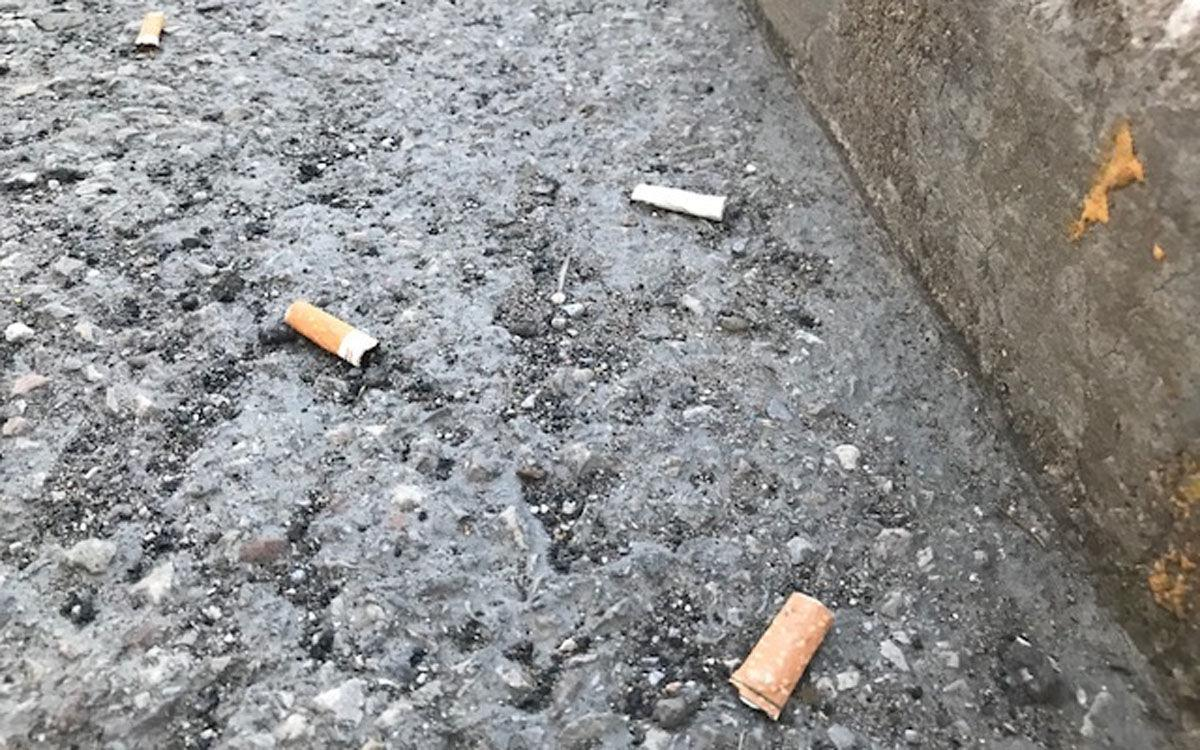
#> input picture cigarette2.jpg, 1200 x 750 px
$ python -i cigarette-CV.py   (imports and definitions only)   (older library calls are emulated)
#> lines starting #> are read from the running program, lines starting #| are printed output that depends on the picture; after the words box and inside, x2 and y2 are one past the last pixel; in counts of white or black regions, pixels touching at a corner belong together
#> further down, picture is the input picture: shape (750, 1200, 3); mean B, G, R 142.3, 142.7, 143
import numpy as np
import cv2
import matplotlib.pyplot as plt
import os
# fileName = ['9','8','7','6','5','4','3','2','1','0']

# [1 line not run here, left out]

def try_YCrCb(image):

    img = cv2.cvtColor(image, cv2.COLOR_BGR2RGB)
    img = cv2.cvtColor(img, cv2.COLOR_RGB2YCrCb)
#> img: shape (750, 1200, 3); mean of channels 0, 1, 2 142.7, 128.2, 127.7

    plt.imshow(img[:,:,0],cmap = 'gray')
    plt.imshow(img[:,:,1],cmap = 'gray')
    plt.imshow(img[:,:,2],cmap = 'gray')

    ret,thresh1 = cv2.threshold(img[:,:,1],150,255,cv2.THRESH_BINARY)
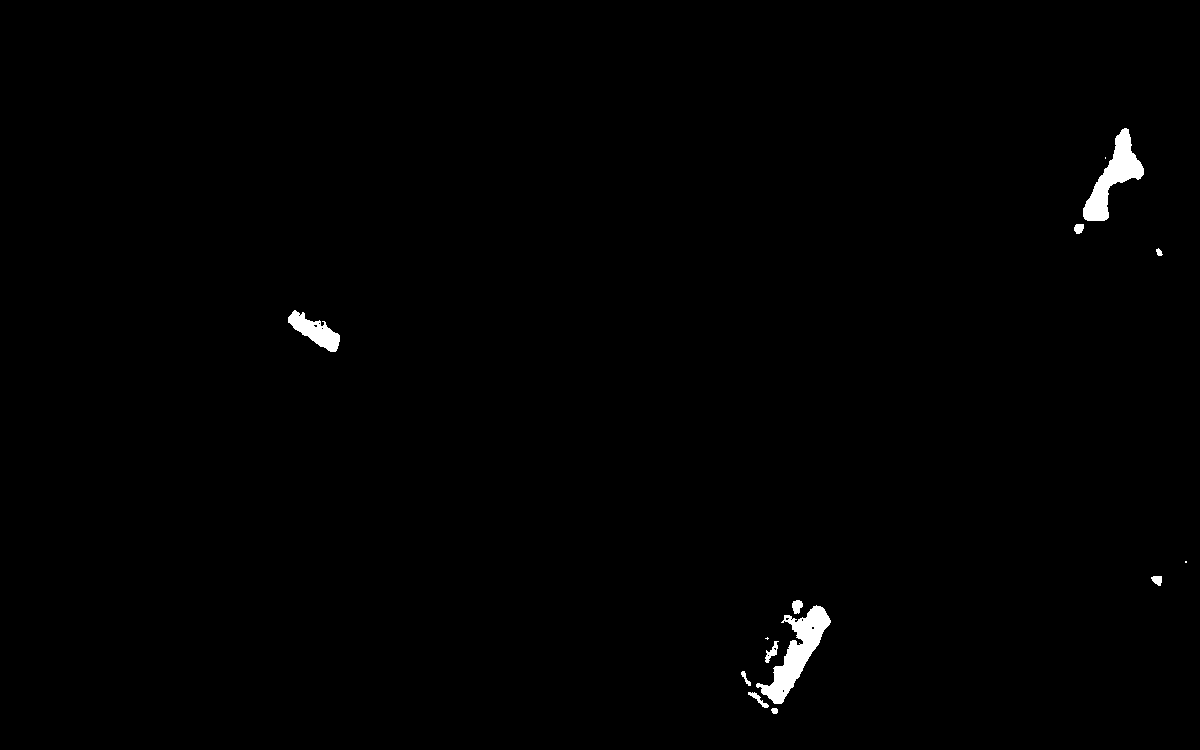
#> thresh1: shape (750, 1200); 0.7% white; 14 white regions (3 under 20 px), largest, box (x1, y1, x2, y2) and area: (756, 605, 831, 704) 2516, (1083, 128, 1144, 221) 2110, (288, 310, 340, 352) 991
    blur = cv2.medianBlur(thresh1,5)
#> blur: shape (750, 1200); 0.69% white; 11 white regions, largest, box (x1, y1, x2, y2) and area: (756, 606, 831, 704) 2516, (1083, 128, 1144, 221) 2103, (288, 311, 340, 352) 992
    plt.imshow(blur, cmap = 'gray')

    kernel = np.ones((3,3),np.uint8)
    erosion = cv2.erode(blur,kernel,iterations = 2)
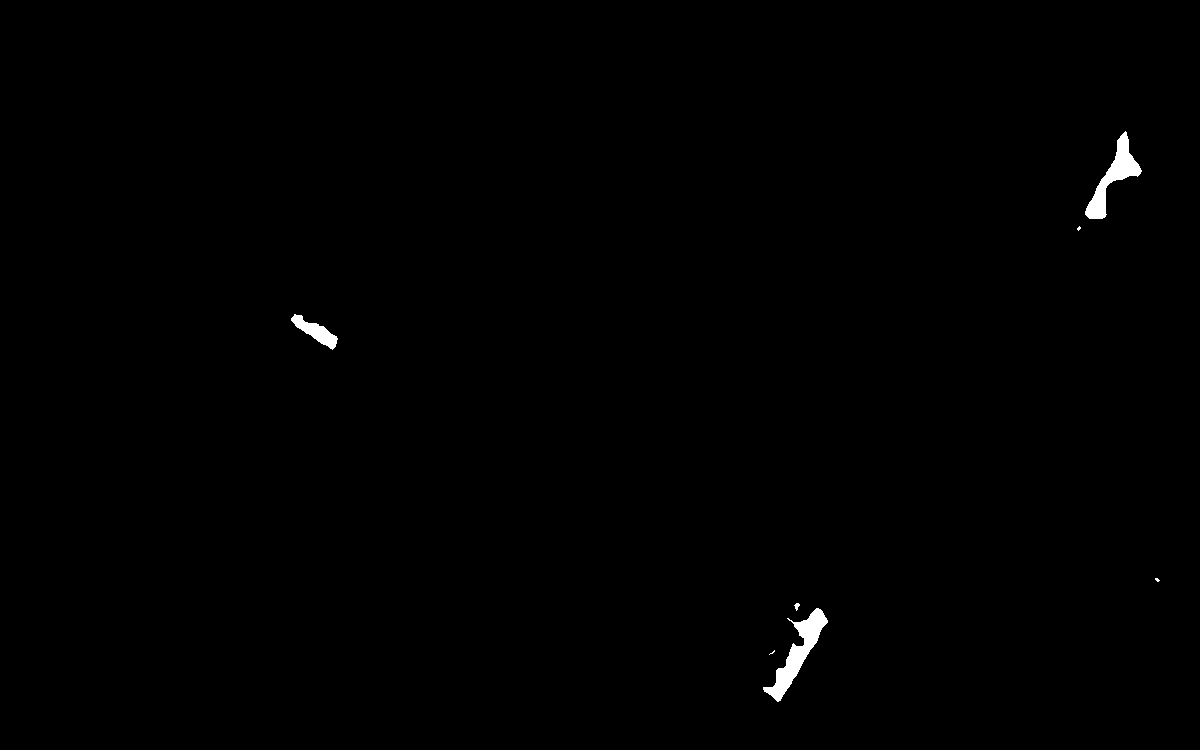
#> erosion: shape (750, 1200); 0.44% white; 7 white regions (3 under 20 px), largest, box (x1, y1, x2, y2) and area: (763, 608, 828, 702) 1733, (1085, 131, 1142, 219) 1493, (291, 314, 338, 350) 634, (794, 603, 800, 611) 27
    kernel = np.ones((4,4),np.uint8)
    dilation = cv2.dilate(erosion,kernel,iterations = 2)
#> dilation: shape (750, 1200); 0.77% white; 7 white regions, largest, box (x1, y1, x2, y2) and area: (761, 606, 832, 706) 2867, (1083, 129, 1146, 223) 2411, (289, 312, 342, 354) 1168

    plt.imshow(dilation, cmap = 'gray')

    index = 0
    while os.path.exists('output-dilation-img-{}.jpg'.format(index)):
        index +=1
    cv2.imwrite('output-dilation-img-{}.jpg'.format(index), dilation)

    edged = cv2.Canny(dilation, 30, 200)
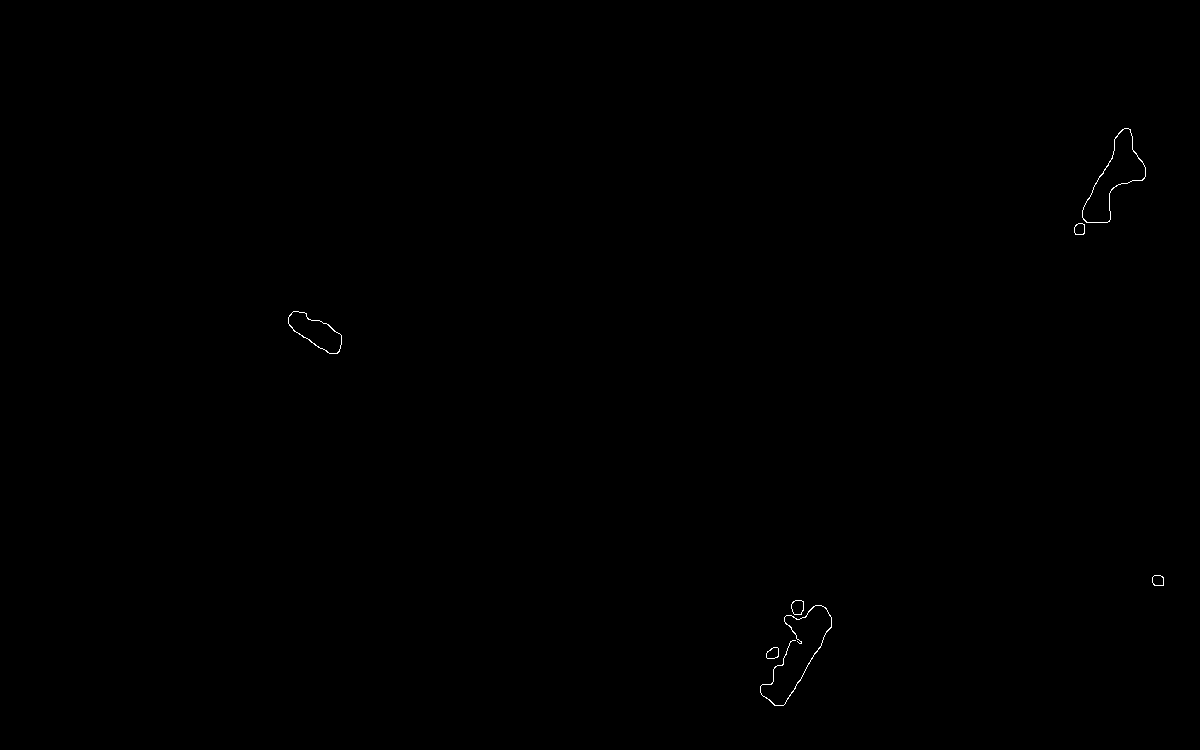
#> edged: shape (750, 1200); 0.1% white in thin lines or dots, all inside (x1, y1, x2, y2) = (288, 128, 1164, 706)

    _, contours, hierarchy = cv2.findContours(edged, cv2.RETR_TREE, cv2.CHAIN_APPROX_SIMPLE)
#> contours = 13 contours; largest, box (x1, y1, x2, y2) and area: (1082, 128, 1146, 223) 2404, (1082, 128, 1146, 223) 2368, (288, 311, 342, 354) 1184, (288, 311, 342, 354) 1155, (791, 600, 804, 615) 146

    cv2.drawContours(image, contours, -1, (0,255,0), 3)
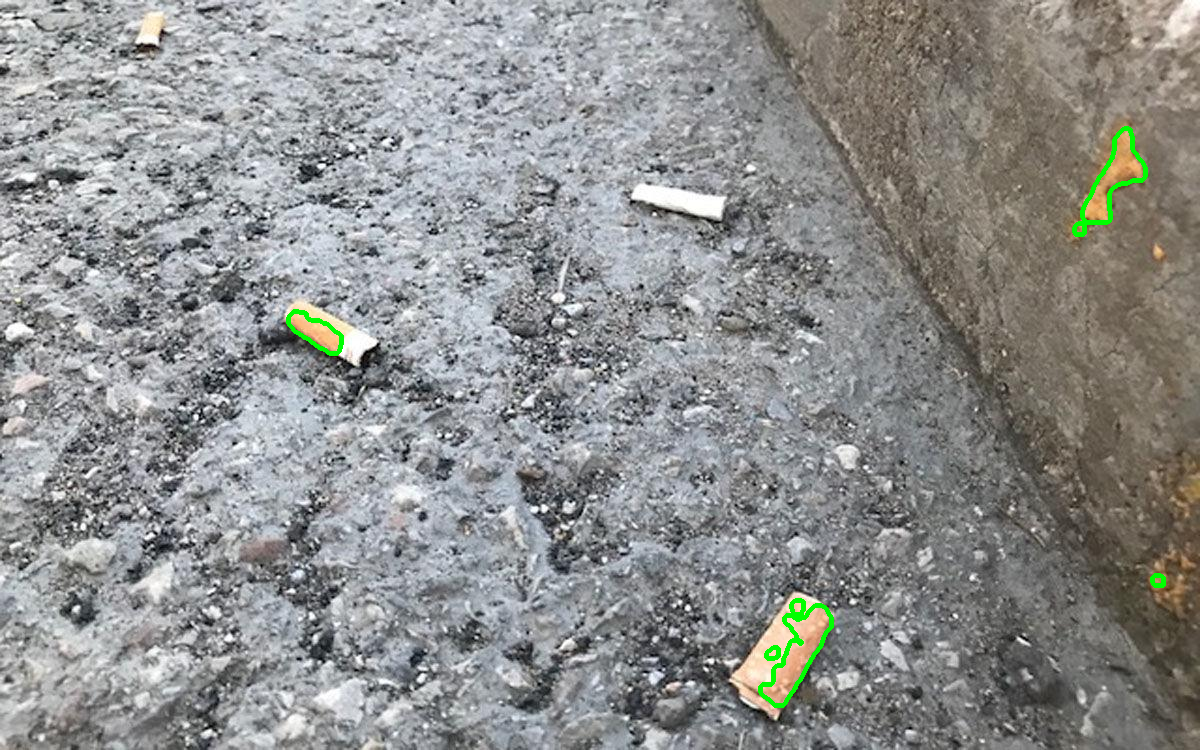
#> image: shape (750, 1200, 3); 0.44% of pixels changed, all inside (x1, y1, x2, y2) = (286, 126, 1166, 708)

    cv2.imwrite('output-img-{}.jpg'.format(index), image)

def mask_approach(image):
    img = image

    white_mask = cv2.inRange(img, (230,230,230), (255,255,255))
    blur = cv2.medianBlur(white_mask,5)
    kernel = np.ones((3,3),np.uint8)
    dilation = cv2.dilate(blur,kernel,iterations = 2)

    edged = cv2.Canny(dilation, 30, 200)

    _, contours, hierarchy = cv2.findContours(edged, cv2.RETR_TREE, cv2.CHAIN_APPROX_SIMPLE)

    conts2 = []
    rects = [cv2.boundingRect(cnt) for cnt in contours]
    for index,rect in enumerate(rects):
        x,y,w,h = (rect)
        area = w * h
        if area > 300 and area < 1800:
            conts2.append(contours[index])
    cv2.drawContours(image, conts2, -1, (0,255,0), 3)

    cv2.imwrite('output-both-img.jpg',image)

    plt.imshow(dilation, cmap = 'gray')

>>> import cv2
>>> picture = cv2.imread('cigarette2.jpg')
>>> result = try_YCrCb(picture)
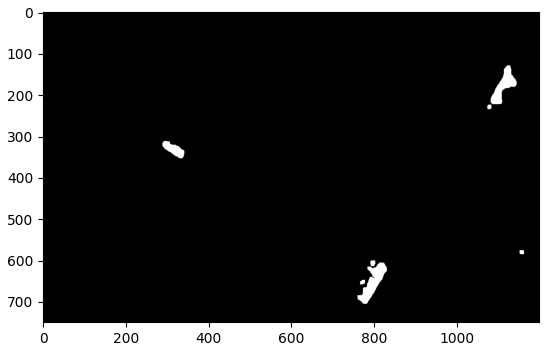
#> figure drawn by matplotlib, 1 panel

$ run again, on cigarette1.jpg
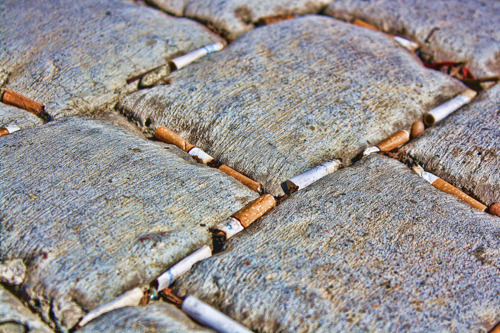
#> input picture cigarette1.jpg, 500 x 333 px
#> picture is the input picture: shape (333, 500, 3); mean B, G, R 145.2, 146.2, 151.1
#> in try_YCrCb, `ret,thresh1 = cv2.threshold(img[:,:,1],150,255,cv2.THRESH_BINARY)`:
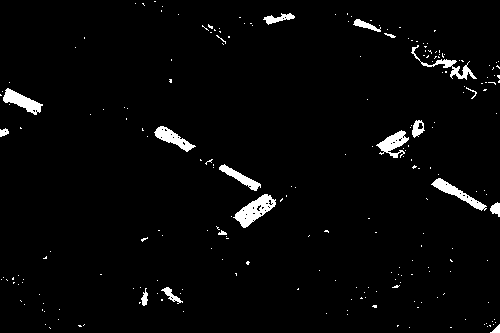
#> thresh1: shape (333, 500); 2.7% white; 227 white regions (209 under 20 px), largest, box (x1, y1, x2, y2) and area: (233, 194, 276, 228) 649, (3, 88, 43, 115) 462, (431, 178, 487, 211) 461
#> blur: shape (333, 500); 2.3% white; 23 white regions (7 under 20 px), largest, box (x1, y1, x2, y2) and area: (235, 194, 276, 228) 682, (3, 89, 42, 114) 458, (433, 178, 486, 210) 458
#> erosion: shape (333, 500); 0.81% white; 19 white regions (11 under 20 px), largest, box (x1, y1, x2, y2) and area: (238, 197, 273, 225) 401, (6, 92, 39, 111) 222, (381, 133, 405, 151) 181
#> dilation: shape (333, 500); 2.7% white; 17 white regions, largest, box (x1, y1, x2, y2) and area: (236, 195, 277, 229) 815, (434, 179, 486, 212) 611, (4, 90, 43, 115) 570
#> edged: shape (333, 500); 0.62% white in thin lines or dots
#> contours = 29 contours, 5 with area under 20; largest, box (x1, y1, x2, y2) and area: (235, 194, 277, 229) 829, (235, 194, 277, 229) 796, (433, 178, 486, 212) 614, (433, 178, 486, 212) 598, (3, 89, 43, 115) 566
#> image: shape (333, 500, 3); 2.82% of pixels changed, all inside (x1, y1, x2, y2) = (0, 11, 500, 333)
#> `result = try_YCrCb(picture)`:
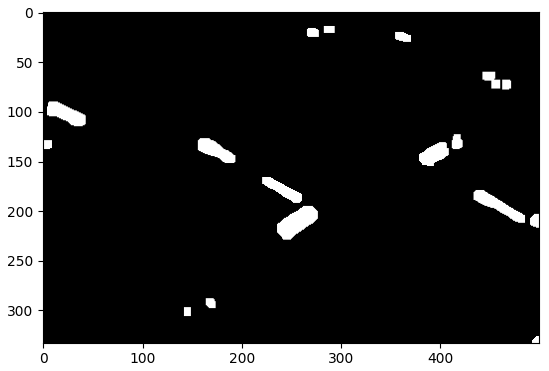
#> figure drawn by matplotlib, 1 panel

$ run again, on cigarette.jpg
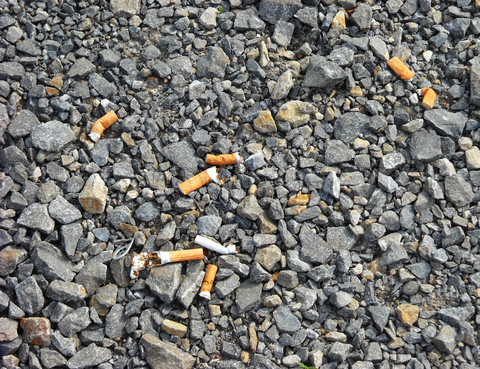
#> input picture cigarette.jpg, 480 x 369 px
#> picture is the input picture: shape (369, 480, 3); mean B, G, R 112.5, 116.3, 117.3
#> in try_YCrCb, `ret,thresh1 = cv2.threshold(img[:,:,1],150,255,cv2.THRESH_BINARY)`:
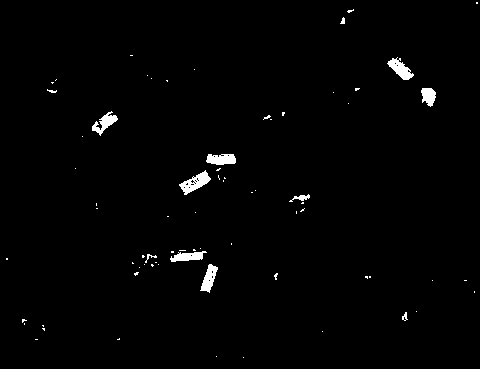
#> thresh1: shape (369, 480); 1.3% white; 72 white regions (60 under 20 px), largest, box (x1, y1, x2, y2) and area: (179, 170, 211, 195) 343, (387, 57, 414, 80) 290, (206, 154, 236, 165) 270
#> blur: shape (369, 480); 1.1% white; 12 white regions (4 under 20 px), largest, box (x1, y1, x2, y2) and area: (180, 171, 210, 194) 352, (388, 58, 413, 80) 283, (207, 154, 236, 165) 266
#> erosion: shape (369, 480); 0.41% white; 10 white regions (3 under 20 px), largest, box (x1, y1, x2, y2) and area: (183, 174, 207, 191) 161, (391, 61, 410, 77) 116, (209, 156, 233, 163) 116
#> dilation: shape (369, 480); 1.4% white; 8 white regions, largest, box (x1, y1, x2, y2) and area: (181, 172, 211, 195) 443, (389, 59, 414, 81) 362, (207, 154, 237, 167) 343
#> edged: shape (369, 480); 0.32% white in thin lines or dots, all inside (x1, y1, x2, y2) = (92, 58, 437, 293)
#> contours = 15 contours, 1 with area under 20; largest, box (x1, y1, x2, y2) and area: (180, 171, 211, 195) 442, (180, 171, 211, 195) 436, (388, 58, 414, 81) 370, (388, 58, 414, 81) 347, (206, 153, 237, 167) 342
#> image: shape (369, 480, 3); 1.47% of pixels changed, all inside (x1, y1, x2, y2) = (90, 56, 439, 295)
#> `result = try_YCrCb(picture)`:
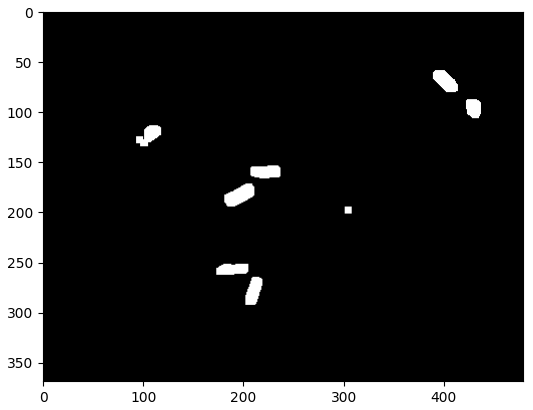
#> figure drawn by matplotlib, 1 panel
